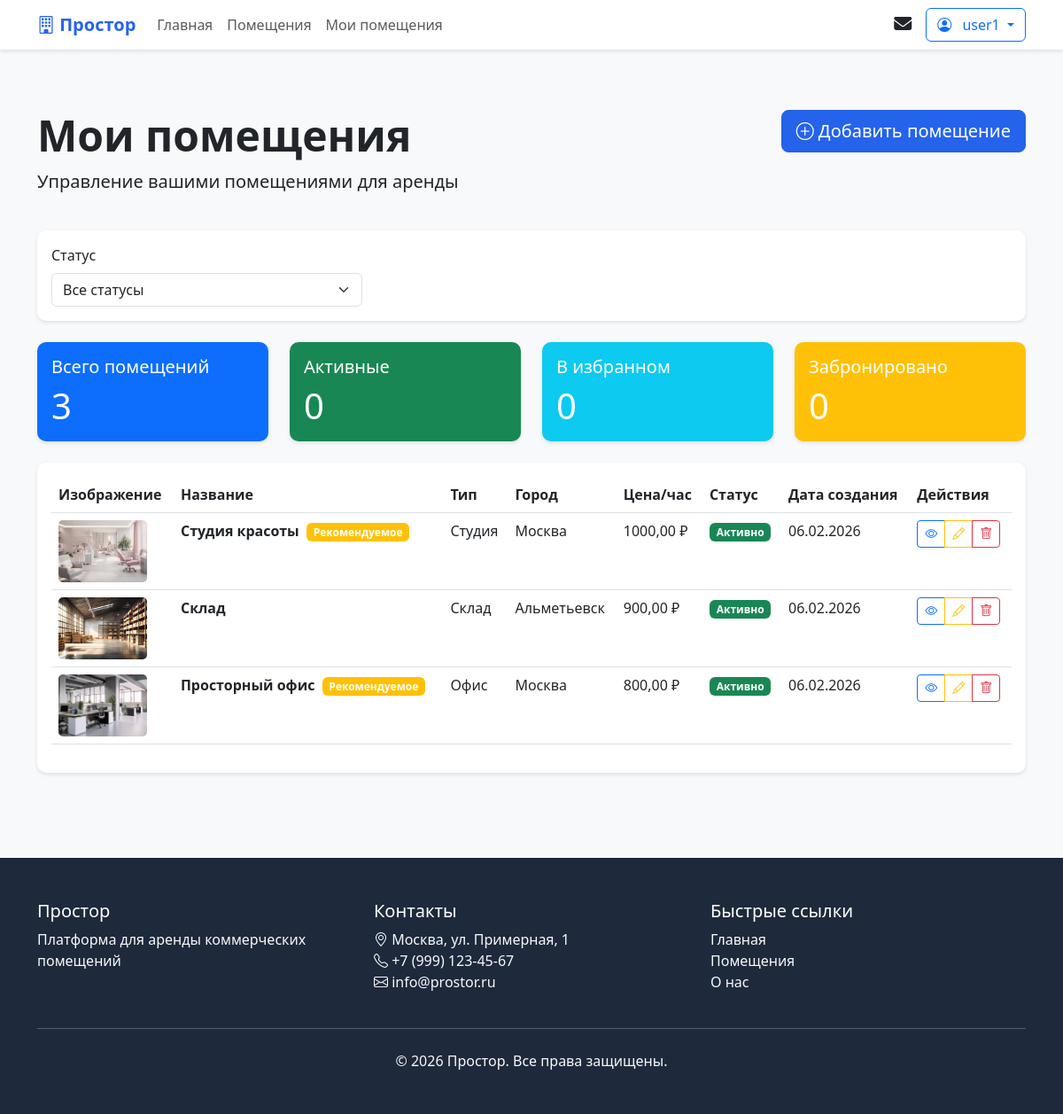
Before: /my-properties/ (signed in) with the older database file.
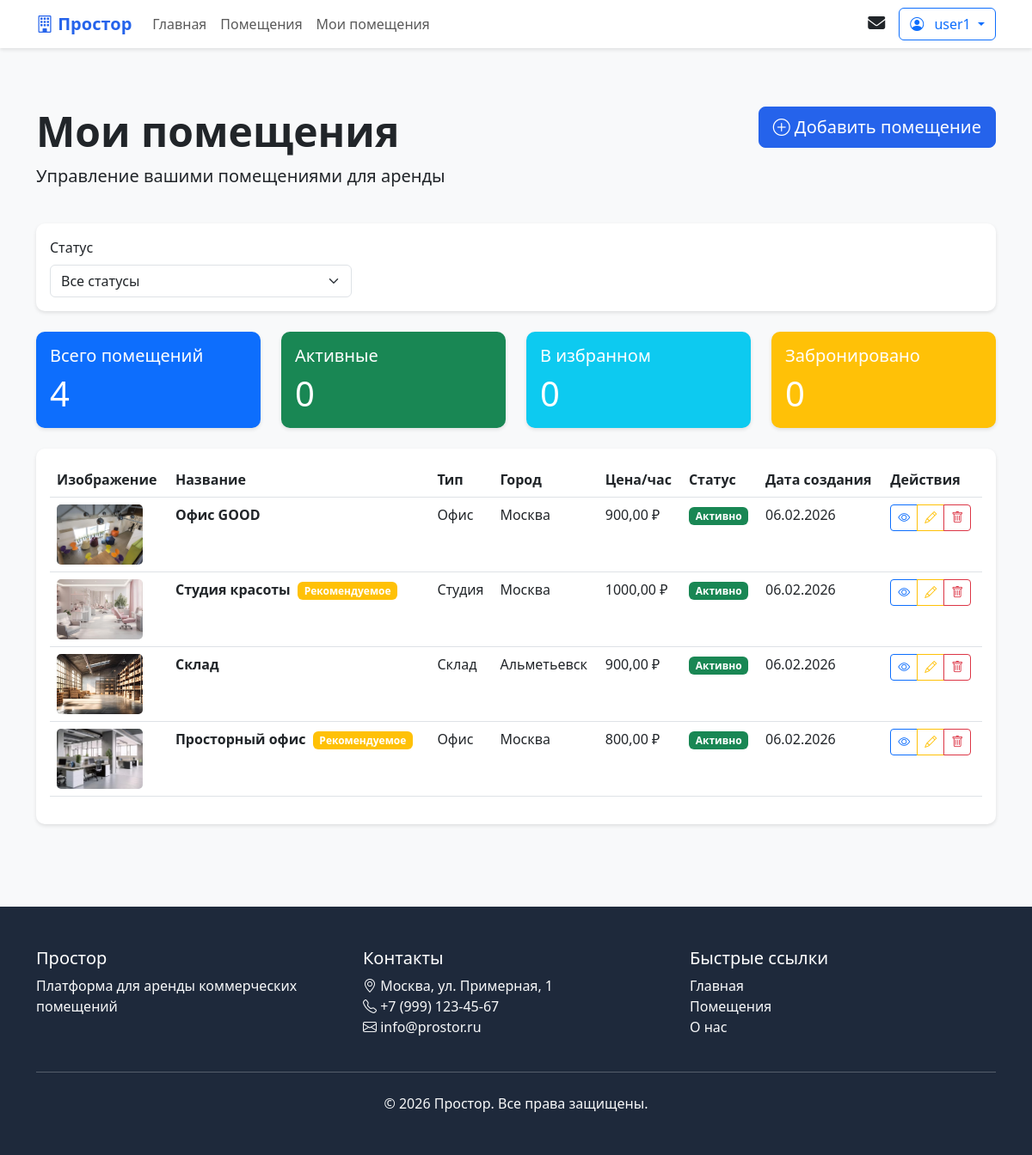
After: the same page with the newer database file.
### core/models.py (models this page shows, shortened)
class Property(models.Model):
    PROPERTY_TYPE_CHOICES = [
        ('office', 'Офис'),
        ('conference', 'Конференц-зал'),
        ('coworking', 'Коворкинг'),
        ('shop', 'Торговая площадь'),
        ('warehouse', 'Склад'),
        ('studio', 'Студия'),
        ('other', 'Другое'),
    ]
    STATUS_CHOICES = [
        ('draft', 'Черновик'),
        ('pending', 'На модерации'),
        ('active', 'Активно'),
        ('inactive', 'Неактивно'),
    ]
    landlord = models.ForeignKey(
        User,
        on_delete=models.CASCADE,
        related_name='properties',
        verbose_name='Владелец'
    )
    title = models.CharField(
        max_length=200,
        verbose_name='Название'
    )
    slug = models.SlugField(
        unique=True,
        verbose_name='Slug'
    )
    description = models.TextField(
        verbose_name='Описание'
    )
    property_type = models.CharField(
        max_length=20,
        choices=PROPERTY_TYPE_CHOICES,
        default='office',
        verbose_name='Тип помещения'
    )
    category = models.ForeignKey(
        Category,
        on_delete=models.SET_NULL,
        null=True,
        blank=True,
        related_name='properties',
        verbose_name='Категория'
    )
    city = models.CharField(
        max_length=100,
        default='Москва',
        verbose_name='Город'
    )
    address = models.CharField(
        max_length=200,
        default='Не указан',
        verbose_name='Адрес'
    )
    latitude = models.FloatField(
        null=True,
        blank=True,
        verbose_name='Широта'
    )
    longitude = models.FloatField(
        null=True,
        blank=True,
        verbose_name='Долгота'
    )
    price_per_hour = models.DecimalField(
        max_digits=10,
        decimal_places=2,
        default=1000.00,
        verbose_name='Цена за час'
    )
    price_per_day = models.DecimalField(
        max_digits=10,
        decimal_places=2,
        null=True,
        blank=True,
        verbose_name='Цена за день'
    )
    price_per_week = models.DecimalField(
        max_digits=10,
        decimal_places=2,
        null=True,
        blank=True,
        verbose_name='Цена за неделю'
    )
    price_per_month = models.DecimalField(
        max_digits=10,
        decimal_places=2,
        null=True,
        blank=True,
        verbose_name='Цена за месяц'
    )
    capacity = models.PositiveIntegerField(
        default=1,
        verbose_name='Вместимость'
    )
    area = models.DecimalField(
        max_digits=8,
        decimal_places=2,
        default=10.00,
        verbose_name='Площадь (м²)'
    )
    floor = models.IntegerField(
        null=True,
        blank=True,
        verbose_name='Этаж'
    )
    amenities = models.ManyToManyField(
        Amenity,
        blank=True,
        related_name='properties',
        verbose_name='Удобства'
    )
    is_featured = models.BooleanField(
        default=False,
        verbose_name='Рекомендуемое'
    )
    status = models.CharField(
        max_length=20,
        choices=STATUS_CHOICES,
        default='draft',
        verbose_name='Статус'
    )
    views_count = models.PositiveIntegerField(
        default=0,
        verbose_name='Количество просмотров'
    )
    created_at = models.DateTimeField(
        auto_now_add=True,
        verbose_name='Дата создания'
    )
    updated_at = models.DateTimeField(
        auto_now=True,
        verbose_name='Дата обновления'
    )
    class Meta:
        verbose_name = 'Помещение'
        verbose_name_plural = 'Помещения'
        ordering = ['-created_at']

class PropertyImage(models.Model):
    property = models.ForeignKey(
        Property,
        on_delete=models.CASCADE,
        related_name='images',
        verbose_name='Помещение'
    )
    image = models.ImageField(
        upload_to='properties/',
        verbose_name='Изображение'
    )
    is_main = models.BooleanField(
        default=False,
        verbose_name='Главное изображение'
    )
    uploaded_at = models.DateTimeField(
        auto_now_add=True,
        verbose_name='Дата загрузки'
    )
    class Meta:
        verbose_name = 'Изображение помещения'
        verbose_name_plural = 'Изображения помещений'

### core/views.py (the view)
# urls.py: path('my-properties/', views.my_properties, name='my_properties'),
@login_required
def my_properties(request):
    if request.user.user_type != 'landlord':
        messages.error(request, 'Эта страница доступна только арендодателям.')
        return redirect('dashboard')
    properties = request.user.properties.select_related('category').all()
    status_filter = request.GET.get('status')
    if status_filter:
        properties = properties.filter(status=status_filter)
    stats = {
        'active_count': properties.filter(status='active').count(),
        'featured_count': properties.filter(is_featured=True).count(),
        'booked_count': Booking.objects.filter(
            property__in=properties,
            status__in=['confirmed', 'pending']
        ).count(),
    }
    paginator = Paginator(properties, 10)
    page = request.GET.get('page')
    properties_page = paginator.get_page(page)
    return render(request, 'core/my_properties.html', {
        'properties': properties_page,
        'stats': stats,
        'title': 'Мои помещения'
    })

### templates/core/my_properties.html (shortened to what the changed rows need)
{% extends 'base.html' %}
{% block content %}
<div class="container py-5">
    <div class="row mb-4">
        <div class="col">
            <h1 class="display-5 fw-bold">Мои помещения</h1>
        </div>
    </div>
    <div class="row mb-4">
        <div class="col-md-3">
            <div class="card bg-primary text-white">
                <div class="card-body">
                    <h5 class="card-title">Всего помещений</h5>
                    <p class="card-text display-6">{{ properties.paginator.count }}</p>
                </div>
            </div>
        </div>
    </div>
    <div class="card">
        <div class="card-body">
            {% if properties %}
                <div class="table-responsive">
                    <table class="table table-hover">
                        <thead>
                            <tr>
                                <th>Изображение</th>
                                <th>Название</th>
                                <th>Тип</th>
                                <th>Город</th>
                                <th>Цена/час</th>
                                <th>Статус</th>
                                <th>Дата создания</th>
                                <th>Действия</th>
                            </tr>
                        </thead>
                        <tbody>
                            {% for property in properties %}
                            <tr>
                                <td>
                                    {% if property.images.first %}
                                        <img src="{{ property.images.first.image.url }}"
                                             alt="{{ property.title }}"
                                             style="width: 100px; height: 70px; object-fit: cover; border-radius: 5px;">
                                    {% else %}
                                        <div class="bg-light text-center"
                                             style="width: 100px; height: 70px; line-height: 70px; border-radius: 5px;">
                                            <i class="bi bi-image text-muted"></i>
                                        </div>
                                    {% endif %}
                                </td>
                                <td>
                                    <strong>{{ property.title }}</strong>
                                    {% if property.is_featured %}
                                        <span class="badge bg-warning ms-1">Рекомендуемое</span>
                                    {% endif %}
                                </td>
                                <td>{{ property.get_property_type_display }}</td>
                                <td>{{ property.city }}</td>
                                <td>{{ property.price_per_hour }} ₽</td>
                                <td>
                                    {% if property.status == 'active' %}
                                        <span class="badge bg-success">Активно</span>
                                    {% else %}
                                        <span class="badge bg-secondary">Неактивно</span>
                                    {% endif %}
                                </td>
                                <td>{{ property.created_at|date:"d.m.Y" }}</td>
                                <td>
                                    <div class="btn-group" role="group">
                                        <a href="{% url 'property_detail' property.slug %}"
                                           class="btn btn-sm btn-outline-primary"
                                           title="Просмотреть">
                                            <i class="bi bi-eye"></i>
                                        </a>
                                        <a href="{% url 'edit_property' property.id %}"
                                           class="btn btn-sm btn-outline-warning"
                                           title="Редактировать">
                                            <i class="bi bi-pencil"></i>
                                        </a>
                                        <a href="#"
                                           class="btn btn-sm btn-outline-danger"
                                           title="Удалить"
                                           data-bs-toggle="modal"
                                           data-bs-target="#deleteModal{{ property.id }}">
                                            <i class="bi bi-trash"></i>
                                        </a>
                                    </div>
                                </td>
                            </tr>
                            {% endfor %}
                        </tbody>
                    </table>
                </div>
            {% endif %}
        </div>
    </div>
</div>
{% endblock %}

Changed rows visible on the page:
added Property: images.first.image (picture), title "Офис GOOD", property_type "Офис", city "Москва", price_per_hour "900,00", status "Активно", created_at "06.02.2026"
Other visible differences:
{{ properties.paginator.count }}: "3" → "4"
